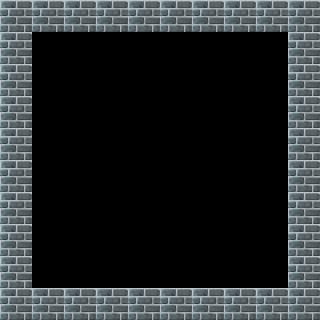

A level layout from a 2D game, rendered from its tile map. Below: a short description, then the map file with its tile-grid data intact:
An orthogonal 10x10 tile map with 32x32 px tiles, 1 tile layer (Слой тайлов 1).

<map version="1.0" orientation="orthogonal" renderorder="right-down" width="10" height="10" tilewidth="32" tileheight="32" nextobjectid="1">
 <tileset firstgid="1" name="myset" tilewidth="32" tileheight="32" tilecount="100" columns="10">
  <image source="myset.png" width="320" height="320" />
 </tileset>
 <layer name="Слой тайлов 1" width="10" height="10">
  <properties>
   <property name="class" value="stone" />
   <property name="colors" type="color" value="#ff00ff7f" />
  </properties>
  <data encoding="csv">
32,32,32,32,32,32,32,32,32,32,
32,0,0,0,0,0,0,0,0,32,
32,0,0,0,0,0,0,0,0,32,
32,0,0,0,0,0,0,0,0,32,
32,0,0,0,0,0,0,0,0,32,
32,0,0,0,0,0,0,0,0,32,
32,0,0,0,0,0,0,0,0,32,
32,0,0,0,0,0,0,0,0,32,
32,0,0,0,0,0,0,0,0,32,
32,32,32,32,32,32,32,32,32,32
</data>
 </layer>
</map>
